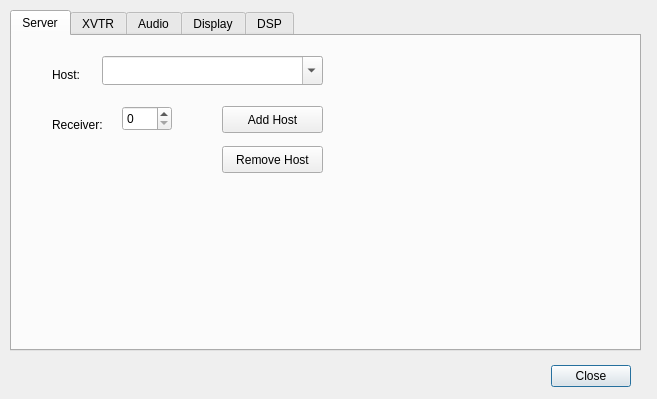
<?xml version="1.0" encoding="UTF-8"?>
<ui version="4.0">
 <class>Configure</class>
 <widget class="QDialog" name="Configure">
  <property name="geometry">
   <rect>
    <x>0</x>
    <y>0</y>
    <width>657</width>
    <height>399</height>
   </rect>
  </property>
  <property name="windowTitle">
   <string>Configure</string>
  </property>
  <widget class="QDialogButtonBox" name="buttonBox">
   <property name="geometry">
    <rect>
     <x>290</x>
     <y>360</y>
     <width>341</width>
     <height>32</height>
    </rect>
   </property>
   <property name="orientation">
    <enum>Qt::Horizontal</enum>
   </property>
   <property name="standardButtons">
    <set>QDialogButtonBox::Close</set>
   </property>
  </widget>
  <widget class="QTabWidget" name="tabWidget">
   <property name="geometry">
    <rect>
     <x>10</x>
     <y>10</y>
     <width>631</width>
     <height>341</height>
    </rect>
   </property>
   <property name="currentIndex">
    <number>0</number>
   </property>
   <widget class="QWidget" name="Server">
    <attribute name="title">
     <string>Server</string>
    </attribute>
    <widget class="QLabel" name="label_6">
     <property name="geometry">
      <rect>
       <x>40</x>
       <y>30</y>
       <width>41</width>
       <height>17</height>
      </rect>
     </property>
     <property name="text">
      <string>Host:</string>
     </property>
    </widget>
    <widget class="QComboBox" name="hostComboBox">
     <property name="geometry">
      <rect>
       <x>90</x>
       <y>20</y>
       <width>221</width>
       <height>29</height>
      </rect>
     </property>
     <property name="editable">
      <bool>true</bool>
     </property>
     <property name="insertPolicy">
      <enum>QComboBox::InsertAtTop</enum>
     </property>
    </widget>
    <widget class="QLabel" name="label_7">
     <property name="geometry">
      <rect>
       <x>40</x>
       <y>80</y>
       <width>62</width>
       <height>17</height>
      </rect>
     </property>
     <property name="text">
      <string>Receiver:</string>
     </property>
    </widget>
    <widget class="QSpinBox" name="rxSpinBox">
     <property name="geometry">
      <rect>
       <x>110</x>
       <y>70</y>
       <width>50</width>
       <height>25</height>
      </rect>
     </property>
     <property name="maximum">
      <number>3</number>
     </property>
    </widget>
    <widget class="QPushButton" name="pBtnAddHost">
     <property name="geometry">
      <rect>
       <x>210</x>
       <y>70</y>
       <width>101</width>
       <height>27</height>
      </rect>
     </property>
     <property name="text">
      <string>Add Host</string>
     </property>
    </widget>
    <widget class="QPushButton" name="pBtnRemHost">
     <property name="geometry">
      <rect>
       <x>210</x>
       <y>110</y>
       <width>101</width>
       <height>27</height>
      </rect>
     </property>
     <property name="text">
      <string>Remove Host</string>
     </property>
    </widget>
   </widget>
   <widget class="QWidget" name="XVTR">
    <property name="enabled">
     <bool>true</bool>
    </property>
    <attribute name="title">
     <string>XVTR</string>
    </attribute>
    <widget class="QLabel" name="label_21">
     <property name="geometry">
      <rect>
       <x>180</x>
       <y>20</y>
       <width>141</width>
       <height>17</height>
      </rect>
     </property>
     <property name="text">
      <string>Frequency (Hz) Min :</string>
     </property>
    </widget>
    <widget class="QLineEdit" name="minFrequencyLineEdit">
     <property name="geometry">
      <rect>
       <x>320</x>
       <y>10</y>
       <width>113</width>
       <height>27</height>
      </rect>
     </property>
    </widget>
    <widget class="QLabel" name="label_22">
     <property name="geometry">
      <rect>
       <x>20</x>
       <y>20</y>
       <width>41</width>
       <height>17</height>
      </rect>
     </property>
     <property name="text">
      <string>Title:</string>
     </property>
    </widget>
    <widget class="QLineEdit" name="titleLineEdit">
     <property name="geometry">
      <rect>
       <x>60</x>
       <y>10</y>
       <width>113</width>
       <height>27</height>
      </rect>
     </property>
    </widget>
    <widget class="QLabel" name="label_24">
     <property name="geometry">
      <rect>
       <x>440</x>
       <y>20</y>
       <width>41</width>
       <height>17</height>
      </rect>
     </property>
     <property name="text">
      <string>Max :</string>
     </property>
    </widget>
    <widget class="QLineEdit" name="maxFrequencyLineEdit">
     <property name="geometry">
      <rect>
       <x>480</x>
       <y>10</y>
       <width>113</width>
       <height>27</height>
      </rect>
     </property>
    </widget>
    <widget class="QLabel" name="label_25">
     <property name="geometry">
      <rect>
       <x>180</x>
       <y>60</y>
       <width>121</width>
       <height>17</height>
      </rect>
     </property>
     <property name="text">
      <string>IF Frequency(Hz):</string>
     </property>
    </widget>
    <widget class="QLineEdit" name="ifFrequencyLineEdit">
     <property name="geometry">
      <rect>
       <x>320</x>
       <y>50</y>
       <width>113</width>
       <height>27</height>
      </rect>
     </property>
     <property name="text">
      <string>28000000</string>
     </property>
    </widget>
    <widget class="QPushButton" name="addPushButton">
     <property name="geometry">
      <rect>
       <x>490</x>
       <y>50</y>
       <width>98</width>
       <height>27</height>
      </rect>
     </property>
     <property name="text">
      <string>Add</string>
     </property>
    </widget>
    <widget class="QPushButton" name="deletePushButton">
     <property name="geometry">
      <rect>
       <x>540</x>
       <y>260</y>
       <width>81</width>
       <height>27</height>
      </rect>
     </property>
     <property name="text">
      <string>Delete</string>
     </property>
    </widget>
    <widget class="QTableWidget" name="XVTRTableWidget">
     <property name="geometry">
      <rect>
       <x>20</x>
       <y>90</y>
       <width>511</width>
       <height>201</height>
      </rect>
     </property>
     <column>
      <property name="text">
       <string>Title</string>
      </property>
     </column>
     <column>
      <property name="text">
       <string>Min Frequency</string>
      </property>
     </column>
     <column>
      <property name="text">
       <string>Max Frequency</string>
      </property>
     </column>
     <column>
      <property name="text">
       <string>IF Frequency</string>
      </property>
     </column>
    </widget>
   </widget>
   <widget class="QWidget" name="Audio">
    <attribute name="title">
     <string>Audio</string>
    </attribute>
    <widget class="QComboBox" name="audioDeviceComboBox">
     <property name="geometry">
      <rect>
       <x>130</x>
       <y>20</y>
       <width>171</width>
       <height>29</height>
      </rect>
     </property>
    </widget>
    <widget class="QLabel" name="label_8">
     <property name="geometry">
      <rect>
       <x>30</x>
       <y>70</y>
       <width>91</width>
       <height>17</height>
      </rect>
     </property>
     <property name="text">
      <string>Sample Rate:</string>
     </property>
    </widget>
    <widget class="QComboBox" name="sampleRateComboBox">
     <property name="geometry">
      <rect>
       <x>130</x>
       <y>60</y>
       <width>131</width>
       <height>31</height>
      </rect>
     </property>
    </widget>
    <widget class="QLabel" name="label_9">
     <property name="geometry">
      <rect>
       <x>30</x>
       <y>110</y>
       <width>71</width>
       <height>17</height>
      </rect>
     </property>
     <property name="text">
      <string>Channels:</string>
     </property>
    </widget>
    <widget class="QLabel" name="label_10">
     <property name="geometry">
      <rect>
       <x>30</x>
       <y>30</y>
       <width>62</width>
       <height>17</height>
      </rect>
     </property>
     <property name="text">
      <string>Device:</string>
     </property>
    </widget>
    <widget class="QSpinBox" name="audioChannelsSpinBox">
     <property name="geometry">
      <rect>
       <x>130</x>
       <y>100</y>
       <width>55</width>
       <height>27</height>
      </rect>
     </property>
     <property name="minimum">
      <number>1</number>
     </property>
     <property name="maximum">
      <number>2</number>
     </property>
    </widget>
    <widget class="QLabel" name="label_11">
     <property name="geometry">
      <rect>
       <x>30</x>
       <y>150</y>
       <width>71</width>
       <height>17</height>
      </rect>
     </property>
     <property name="text">
      <string>Encoding:</string>
     </property>
    </widget>
    <widget class="QComboBox" name="encodingComboBox">
     <property name="geometry">
      <rect>
       <x>130</x>
       <y>140</y>
       <width>161</width>
       <height>31</height>
      </rect>
     </property>
    </widget>
    <widget class="QLabel" name="label_12">
     <property name="geometry">
      <rect>
       <x>30</x>
       <y>190</y>
       <width>81</width>
       <height>17</height>
      </rect>
     </property>
     <property name="text">
      <string>Byte Order:</string>
     </property>
    </widget>
    <widget class="QComboBox" name="byteOrderComboBox">
     <property name="geometry">
      <rect>
       <x>130</x>
       <y>180</y>
       <width>161</width>
       <height>31</height>
      </rect>
     </property>
    </widget>
   </widget>
   <widget class="QWidget" name="Display">
    <attribute name="title">
     <string>Display</string>
    </attribute>
    <widget class="QGroupBox" name="groupBox">
     <property name="geometry">
      <rect>
       <x>20</x>
       <y>10</y>
       <width>291</width>
       <height>101</height>
      </rect>
     </property>
     <property name="title">
      <string>Spectrum</string>
     </property>
     <widget class="QLabel" name="label">
      <property name="geometry">
       <rect>
        <x>20</x>
        <y>30</y>
        <width>41</width>
        <height>20</height>
       </rect>
      </property>
      <property name="text">
       <string>High:</string>
      </property>
     </widget>
     <widget class="QLabel" name="label_2">
      <property name="geometry">
       <rect>
        <x>20</x>
        <y>60</y>
        <width>31</width>
        <height>17</height>
       </rect>
      </property>
      <property name="text">
       <string>Low:</string>
      </property>
     </widget>
     <widget class="QSpinBox" name="spectrumHighSpinBox">
      <property name="geometry">
       <rect>
        <x>60</x>
        <y>30</y>
        <width>81</width>
        <height>21</height>
       </rect>
      </property>
      <property name="minimum">
       <number>-200</number>
      </property>
      <property name="maximum">
       <number>200</number>
      </property>
      <property name="singleStep">
       <number>10</number>
      </property>
      <property name="value">
       <number>0</number>
      </property>
     </widget>
     <widget class="QSpinBox" name="spectrumLowSpinBox">
      <property name="geometry">
       <rect>
        <x>60</x>
        <y>60</y>
        <width>81</width>
        <height>21</height>
       </rect>
      </property>
      <property name="minimum">
       <number>-200</number>
      </property>
      <property name="maximum">
       <number>200</number>
      </property>
      <property name="singleStep">
       <number>10</number>
      </property>
      <property name="value">
       <number>-160</number>
      </property>
     </widget>
    </widget>
    <widget class="QGroupBox" name="groupBox_2">
     <property name="geometry">
      <rect>
       <x>20</x>
       <y>150</y>
       <width>231</width>
       <height>111</height>
      </rect>
     </property>
     <property name="title">
      <string>Waterfall</string>
     </property>
     <widget class="QLabel" name="label_3">
      <property name="geometry">
       <rect>
        <x>20</x>
        <y>60</y>
        <width>41</width>
        <height>17</height>
       </rect>
      </property>
      <property name="text">
       <string>High:</string>
      </property>
     </widget>
     <widget class="QLabel" name="label_4">
      <property name="geometry">
       <rect>
        <x>20</x>
        <y>90</y>
        <width>31</width>
        <height>17</height>
       </rect>
      </property>
      <property name="text">
       <string>Low:</string>
      </property>
     </widget>
     <widget class="QSpinBox" name="waterfallHighSpinBox">
      <property name="geometry">
       <rect>
        <x>60</x>
        <y>60</y>
        <width>81</width>
        <height>21</height>
       </rect>
      </property>
      <property name="minimum">
       <number>-200</number>
      </property>
      <property name="maximum">
       <number>200</number>
      </property>
      <property name="singleStep">
       <number>5</number>
      </property>
      <property name="value">
       <number>-80</number>
      </property>
     </widget>
     <widget class="QSpinBox" name="waterfallLowSpinBox">
      <property name="geometry">
       <rect>
        <x>60</x>
        <y>90</y>
        <width>81</width>
        <height>21</height>
       </rect>
      </property>
      <property name="minimum">
       <number>-200</number>
      </property>
      <property name="maximum">
       <number>200</number>
      </property>
      <property name="singleStep">
       <number>5</number>
      </property>
      <property name="value">
       <number>-120</number>
      </property>
     </widget>
     <widget class="QCheckBox" name="waterfallAutomatic">
      <property name="geometry">
       <rect>
        <x>30</x>
        <y>30</y>
        <width>98</width>
        <height>22</height>
       </rect>
      </property>
      <property name="text">
       <string>Automatic</string>
      </property>
     </widget>
    </widget>
    <widget class="QSpinBox" name="fpsSpinBox">
     <property name="geometry">
      <rect>
       <x>80</x>
       <y>100</y>
       <width>50</width>
       <height>21</height>
      </rect>
     </property>
     <property name="minimum">
      <number>1</number>
     </property>
     <property name="maximum">
      <number>40</number>
     </property>
     <property name="value">
      <number>15</number>
     </property>
    </widget>
    <widget class="QLabel" name="label_5">
     <property name="geometry">
      <rect>
       <x>40</x>
       <y>100</y>
       <width>31</width>
       <height>17</height>
      </rect>
     </property>
     <property name="text">
      <string>FPS:</string>
     </property>
    </widget>
   </widget>
   <widget class="QWidget" name="DSP">
    <attribute name="title">
     <string>DSP</string>
    </attribute>
    <widget class="QGroupBox" name="groupBox_3">
     <property name="geometry">
      <rect>
       <x>20</x>
       <y>30</y>
       <width>181</width>
       <height>141</height>
      </rect>
     </property>
     <property name="title">
      <string>NR</string>
     </property>
     <widget class="QLabel" name="label_13">
      <property name="geometry">
       <rect>
        <x>20</x>
        <y>30</y>
        <width>62</width>
        <height>17</height>
       </rect>
      </property>
      <property name="text">
       <string>Taps:</string>
      </property>
     </widget>
     <widget class="QLabel" name="label_14">
      <property name="geometry">
       <rect>
        <x>20</x>
        <y>60</y>
        <width>62</width>
        <height>17</height>
       </rect>
      </property>
      <property name="text">
       <string>Delay:</string>
      </property>
     </widget>
     <widget class="QLabel" name="label_15">
      <property name="geometry">
       <rect>
        <x>20</x>
        <y>90</y>
        <width>62</width>
        <height>17</height>
       </rect>
      </property>
      <property name="text">
       <string>Gain:</string>
      </property>
     </widget>
     <widget class="QLabel" name="label_16">
      <property name="geometry">
       <rect>
        <x>20</x>
        <y>120</y>
        <width>62</width>
        <height>17</height>
       </rect>
      </property>
      <property name="text">
       <string>Leak:</string>
      </property>
     </widget>
     <widget class="QSpinBox" name="nrTapsSpinBox">
      <property name="geometry">
       <rect>
        <x>80</x>
        <y>20</y>
        <width>71</width>
        <height>27</height>
       </rect>
      </property>
      <property name="minimum">
       <number>1</number>
      </property>
      <property name="maximum">
       <number>9999</number>
      </property>
      <property name="value">
       <number>16</number>
      </property>
     </widget>
     <widget class="QSpinBox" name="nrDelaySpinBox">
      <property name="geometry">
       <rect>
        <x>80</x>
        <y>50</y>
        <width>71</width>
        <height>27</height>
       </rect>
      </property>
      <property name="value">
       <number>8</number>
      </property>
     </widget>
     <widget class="QSpinBox" name="nrGainSpinBox">
      <property name="geometry">
       <rect>
        <x>80</x>
        <y>80</y>
        <width>71</width>
        <height>27</height>
       </rect>
      </property>
     </widget>
     <widget class="QSpinBox" name="nrLeakSpinBox">
      <property name="geometry">
       <rect>
        <x>80</x>
        <y>110</y>
        <width>71</width>
        <height>27</height>
       </rect>
      </property>
      <property name="minimum">
       <number>1</number>
      </property>
      <property name="maximum">
       <number>1000</number>
      </property>
      <property name="value">
       <number>10</number>
      </property>
     </widget>
    </widget>
    <widget class="QGroupBox" name="groupBox_4">
     <property name="geometry">
      <rect>
       <x>220</x>
       <y>30</y>
       <width>181</width>
       <height>141</height>
      </rect>
     </property>
     <property name="title">
      <string>ANF</string>
     </property>
     <widget class="QLabel" name="label_17">
      <property name="geometry">
       <rect>
        <x>20</x>
        <y>30</y>
        <width>62</width>
        <height>17</height>
       </rect>
      </property>
      <property name="text">
       <string>Taps:</string>
      </property>
     </widget>
     <widget class="QLabel" name="label_18">
      <property name="geometry">
       <rect>
        <x>20</x>
        <y>60</y>
        <width>62</width>
        <height>17</height>
       </rect>
      </property>
      <property name="text">
       <string>Delay:</string>
      </property>
     </widget>
     <widget class="QLabel" name="label_19">
      <property name="geometry">
       <rect>
        <x>20</x>
        <y>90</y>
        <width>62</width>
        <height>17</height>
       </rect>
      </property>
      <property name="text">
       <string>Gain:</string>
      </property>
     </widget>
     <widget class="QLabel" name="label_20">
      <property name="geometry">
       <rect>
        <x>20</x>
        <y>120</y>
        <width>62</width>
        <height>17</height>
       </rect>
      </property>
      <property name="text">
       <string>Leak:</string>
      </property>
     </widget>
     <widget class="QSpinBox" name="anfTapsSpinBox">
      <property name="geometry">
       <rect>
        <x>80</x>
        <y>20</y>
        <width>71</width>
        <height>27</height>
       </rect>
      </property>
      <property name="value">
       <number>64</number>
      </property>
     </widget>
     <widget class="QSpinBox" name="anfDelaySpinBox">
      <property name="geometry">
       <rect>
        <x>80</x>
        <y>50</y>
        <width>71</width>
        <height>27</height>
       </rect>
      </property>
      <property name="value">
       <number>8</number>
      </property>
     </widget>
     <widget class="QSpinBox" name="anfGainSpinBox">
      <property name="geometry">
       <rect>
        <x>80</x>
        <y>80</y>
        <width>71</width>
        <height>27</height>
       </rect>
      </property>
      <property name="minimum">
       <number>1</number>
      </property>
      <property name="maximum">
       <number>9999</number>
      </property>
      <property name="value">
       <number>32</number>
      </property>
     </widget>
     <widget class="QSpinBox" name="anfLeakSpinBox">
      <property name="geometry">
       <rect>
        <x>80</x>
        <y>110</y>
        <width>71</width>
        <height>27</height>
       </rect>
      </property>
      <property name="minimum">
       <number>1</number>
      </property>
      <property name="maximum">
       <number>1000</number>
      </property>
     </widget>
    </widget>
    <widget class="QGroupBox" name="groupBox_5">
     <property name="geometry">
      <rect>
       <x>420</x>
       <y>30</y>
       <width>181</width>
       <height>141</height>
      </rect>
     </property>
     <property name="title">
      <string>NB</string>
     </property>
     <widget class="QLabel" name="label_23">
      <property name="geometry">
       <rect>
        <x>20</x>
        <y>30</y>
        <width>71</width>
        <height>17</height>
       </rect>
      </property>
      <property name="text">
       <string>Threshold:</string>
      </property>
     </widget>
     <widget class="QSpinBox" name="nbThresholdSpinBox">
      <property name="geometry">
       <rect>
        <x>100</x>
        <y>20</y>
        <width>62</width>
        <height>27</height>
       </rect>
      </property>
      <property name="minimum">
       <number>1</number>
      </property>
      <property name="maximum">
       <number>200</number>
      </property>
      <property name="value">
       <number>20</number>
      </property>
     </widget>
     <widget class="QLabel" name="label_26">
      <property name="geometry">
       <rect>
        <x>0</x>
        <y>80</y>
        <width>67</width>
        <height>17</height>
       </rect>
      </property>
      <property name="font">
       <font>
        <weight>75</weight>
        <bold>true</bold>
       </font>
      </property>
      <property name="text">
       <string>NB2</string>
      </property>
     </widget>
     <widget class="QLabel" name="label_27">
      <property name="geometry">
       <rect>
        <x>20</x>
        <y>110</y>
        <width>71</width>
        <height>17</height>
       </rect>
      </property>
      <property name="text">
       <string>Threshold:</string>
      </property>
     </widget>
     <widget class="QSpinBox" name="sdromThresholdSpinBox">
      <property name="geometry">
       <rect>
        <x>100</x>
        <y>100</y>
        <width>59</width>
        <height>27</height>
       </rect>
      </property>
      <property name="minimum">
       <number>1</number>
      </property>
      <property name="maximum">
       <number>200</number>
      </property>
      <property name="value">
       <number>20</number>
      </property>
     </widget>
    </widget>
   </widget>
  </widget>
 </widget>
 <resources/>
 <connections>
  <connection>
   <sender>buttonBox</sender>
   <signal>accepted()</signal>
   <receiver>Configure</receiver>
   <slot>accept()</slot>
   <hints>
    <hint type="sourcelabel">
     <x>248</x>
     <y>254</y>
    </hint>
    <hint type="destinationlabel">
     <x>157</x>
     <y>274</y>
    </hint>
   </hints>
  </connection>
  <connection>
   <sender>buttonBox</sender>
   <signal>rejected()</signal>
   <receiver>Configure</receiver>
   <slot>reject()</slot>
   <hints>
    <hint type="sourcelabel">
     <x>316</x>
     <y>260</y>
    </hint>
    <hint type="destinationlabel">
     <x>286</x>
     <y>274</y>
    </hint>
   </hints>
  </connection>
 </connections>
</ui>
